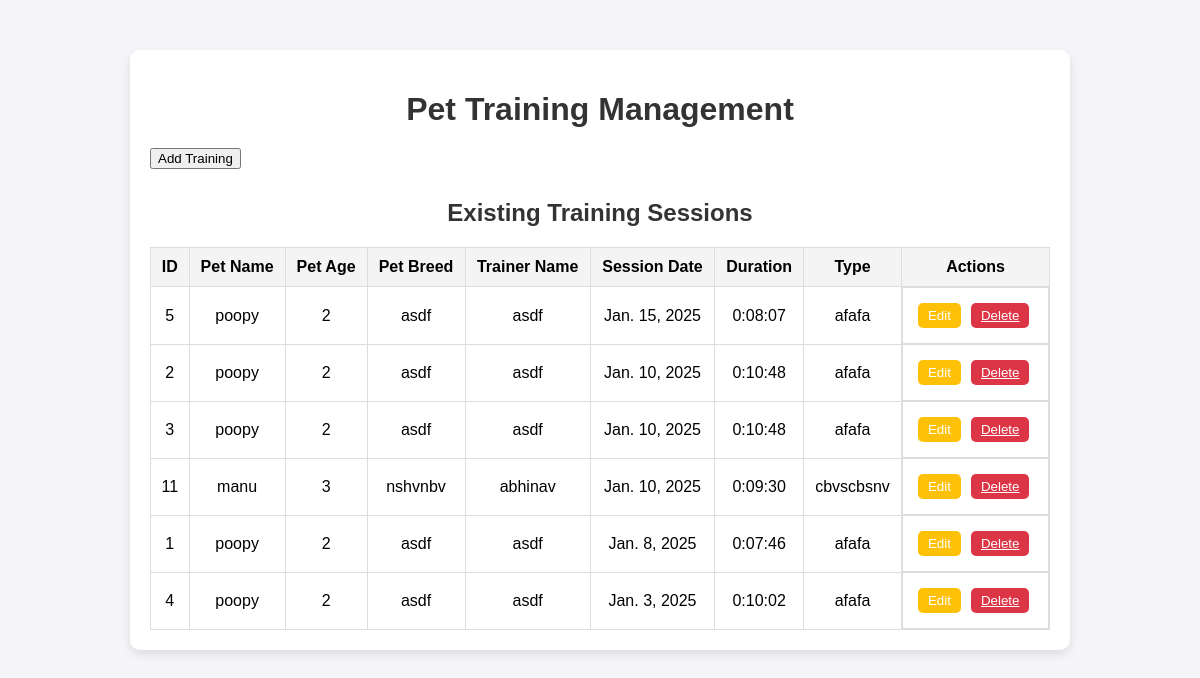
The page /training on the database as committed earlier.
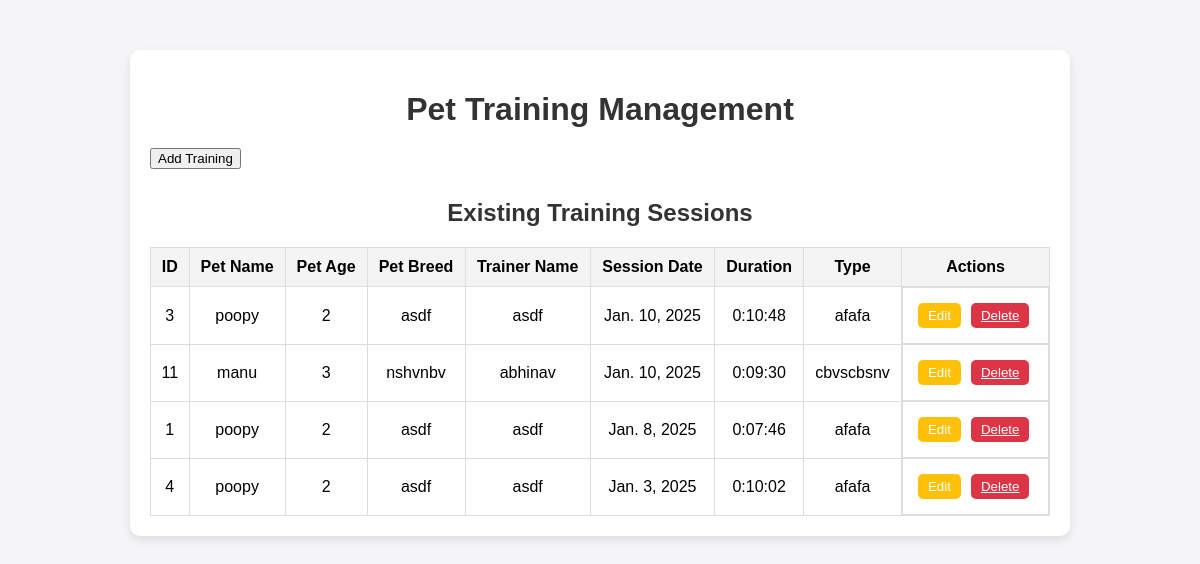
The same page on the database as committed later.
### petpalaceapp/models.py (models this page shows, shortened)
class PetTrainingData(models.Model):
    pet_name = models.CharField(max_length=50)
    pet_age = models.PositiveIntegerField(default=0)
    pet_breed = models.CharField(max_length=150,null=True,blank=True)
    trainer_name = models.CharField(max_length=100,null=True,blank=True)
    session_date = models.DateField()
    session_duration = models.DurationField(help_text="Duration of the session (hh:mm:ss)")
    training_type = models.CharField(max_length=100, help_text="e.g., Obedience, Agility, Behavioral")
    created_at = models.DateTimeField(auto_now_add=True)
    class Meta:
        verbose_name = "Pet Training Data"
        verbose_name_plural = "Pet Training Data"
        ordering = ['-session_date']

### petpalaceapp/views.py (the view)
# urls.py: path('training', views.training, name='training'),
def training(request):
    training=PetTrainingData.objects.all()
    return render(request, 'petpalaceapp/training.html',{'training_data':training})

### petpalaceapp/templates/petpalaceapp/training.html (shortened to what this page needs)
<!DOCTYPE html>
<html lang="en">
    {% load static %}
<head>
</head>
<body>
    <div class="container">
        <h1>Pet Training Management</h1>
        <div class="form-section">
            <button id="showFormButton">Add Training</button>
        </div>
        <div class="records-section">
            <h2>Existing Training Sessions</h2>
            <table>
                <thead>
                    <tr>
                        <th>ID</th>
                        <th>Pet Name</th>
                        <th>Pet Age</th>
                        <th>Pet Breed</th>
                        <th>Trainer Name</th>
                        <th>Session Date</th>
                        <th>Duration</th>
                        <th>Type</th>
                        <th>Actions</th>
                    </tr>
                </thead>
                <tbody id="trainingRecords">
                    {% for item in training_data %}
                    <tr>
                        <td>{{item.id}}</td>
                        <td>{{item.pet_name}}</td>
                        <td>{{item.pet_age}}</td>
                        <td>{{item.pet_breed}}</td>
                        <td>{{item.trainer_name}}</td>
                        <td>{{item.session_date}}</td>
                        <td>{{item.session_duration}}</td>
                        <td>{{item.training_type}}</td>
                        <td class="actions">
                            <button class="edit"
                            onclick="openEditForm(
                                {{ item.id }},
                                '{{ item.pet_name }}',
                                {{ item.pet_age }},
                                '{{ item.pet_breed }}',
                                '{{ item.trainer_name }}',
                                '{{ item.session_date|date:'Y-m-d' }}',
                                '{{ item.session_duration|time:'H:i:s' }}',
                                '{{ item.training_type }}'
                            )">Edit</button>
                            <button class="delete"><a href="{% url 'training_delete' item.id  %}" class="delete">Delete</a></button>
                        </td>
                    </tr>
                    {% endfor %}
                </tbody>
            </table>
        </div>
    </div>
</body>
</html>

Rows that differ between the two databases and show on the page:
removed PetTrainingData: id "5", pet_name "poopy", pet_age "2", pet_breed "asdf", trainer_name "asdf", session_date "Jan. 15, 2025", session_duration "0:08:07", training_type "afafa"
removed PetTrainingData: id "2", pet_name "poopy", pet_age "2", pet_breed "asdf", trainer_name "asdf", session_date "Jan. 10, 2025", session_duration "0:10:48", training_type "afafa"
